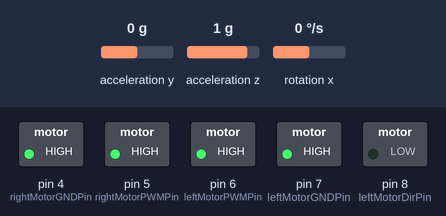
A sketch run on a simulated Arduino Uno, built with avr-gcc and run on an emulated ATmega328P. Parts: switched loads named in the sketch (green lamp = pin HIGH). The inputs (shaded band) are chosen by the test bench; at power-on: acceleration y 0 g, rotation x 0 °/s, acceleration z 1 g. Random numbers use the default seed unless the sketch sets one; what the sketch prints to the serial monitor is not drawn.

Above: at 2.9 s.
3.0 s: acceleration y set to -0.2 g
At 4.5 s:
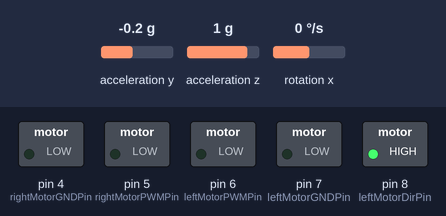
4.9 s: rotation x set to 100 °/s
At 5.3 s:
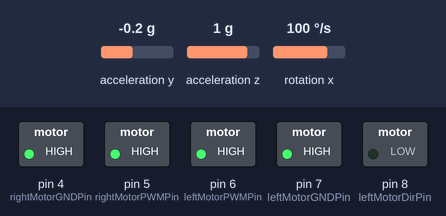
7.9 s: acceleration z set to 0.2 g
10.3 s: acceleration z set to -0.1 g
At 11.3 s:
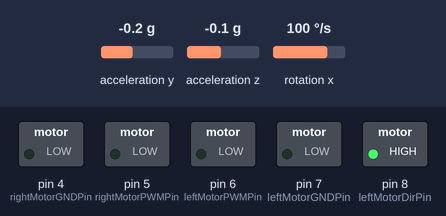
12.3 s: acceleration y set to 0.8 g
At 13.8 s:
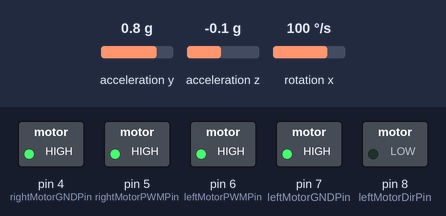
Timing chart, 0 to 14.9 s (numbered marks = the images above; inputs shaded):
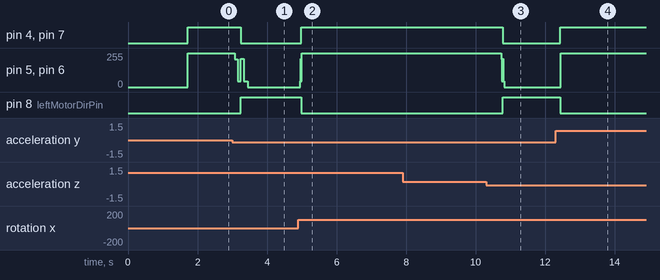

Measured:
- the behaviour switches between 0 and -0.1 g on acceleration y (found by bisection; images 0 and 1)
- the behaviour switches between 0.1 and 0 g on acceleration z (found by bisection; images 2 and 3)
- after the input at 3.0 s, pin 4 (rightMotorGNDPin), pin 7 (leftMotorGNDPin): HIGH → LOW after 0.24 s; pin 8 (leftMotorDirPin): LOW → HIGH after 0.24 s
- after the input at 4.9 s, pin 4 (rightMotorGNDPin), pin 7 (leftMotorGNDPin): LOW → HIGH after 0.08 s; pin 5 (rightMotorPWMPin), pin 6 (leftMotorPWMPin): 0/255 → 255/255 after 0.06 s; pin 8 (leftMotorDirPin): HIGH → LOW after 0.08 s
- after the input at 10.3 s, pin 4 (rightMotorGNDPin), pin 7 (leftMotorGNDPin): HIGH → LOW after 0.48 s; pin 5 (rightMotorPWMPin), pin 6 (leftMotorPWMPin): 255/255 → 0/255 after 0.44 s; pin 8 (leftMotorDirPin): LOW → HIGH after 0.48 s
- after the input at 12.3 s, pin 4 (rightMotorGNDPin), pin 7 (leftMotorGNDPin): LOW → HIGH after 0.14 s; pin 5 (rightMotorPWMPin), pin 6 (leftMotorPWMPin): 0/255 → 255/255 after 0.15 s; pin 8 (leftMotorDirPin): HIGH → LOW after 0.14 s

The sketch:

balancing_robot.ino
```cpp
#include "MPU6050.h"

#include "math.h"

/******************************************************************

Network Configuration - customized per network

******************************************************************/

const int PatternCount = 2;

const int InputNodes = 1;

const int HiddenNodes = 3;

const int OutputNodes = 1;

const float LearningRate = 0.3;

const float Momentum = 0.9;

const float InitialWeightMax = 0.5;

const float Success = 0.0015;

float Input[PatternCount][InputNodes] = {

    {0}, // left lean

    {1} // right lean

    // { -1} // left lean

    // { 0, 1, 1, 0 }, // LIGHT ON LEFT AND RIGHT

    // { 0, 1, 0, 0 }, // LIGHT ON LEFT

    // { 1, 1, 1, 0 }, // LIGHT ON TOP, LEFT, and RIGHT

};

const float Target[PatternCount][OutputNodes] = {

    {
        0,
    }, // left lean

    {
        1,
    } // right lean

    //{ -1, } // movement on left

    // { 0.65, 0.55 }, //LEFT MOTOR SLOW

    // { 0.75, 0.5 }, //LEFT MOTOR FASTER

};

/******************************************************************

End Network Configuration

******************************************************************/

int i, j, p, q, r;

int ReportEvery1000;

int RandomizedIndex[PatternCount];

long TrainingCycle;

float Rando;

float Error = 2;

float Accum;

float Hidden[HiddenNodes];

float Output[OutputNodes];

float HiddenWeights[InputNodes + 1][HiddenNodes];

float OutputWeights[HiddenNodes + 1][OutputNodes];

float HiddenDelta[HiddenNodes];

float OutputDelta[OutputNodes];

float ChangeHiddenWeights[InputNodes + 1][HiddenNodes];

float ChangeOutputWeights[HiddenNodes + 1][OutputNodes];

#define leftMotorPWMPin 6
#define leftMotorDirPin 8
#define leftMotorGNDPin 7


#define rightMotorPWMPin 5
#define rightMotorDirPin 3
#define rightMotorGNDPin 4

#define sampleTime 0.005

MPU6050 mpu;

int16_t accY, accZ, gyroX;

int motorPower, gyroRate;

float accAngle, gyroAngle, currentAngle, prevAngle = 0, error, prevError = 0, errorSum = 0;

byte count = 0;

long previousMillis = 0;

unsigned long currentMillis;

long loopTimer = 4;

void setMotors(int leftMotorSpeed, int rightMotorSpeed)
{

    // Serial.print("leftMotorSpeed= ");Serial.print(leftMotorSpeed); Serial.print("rightMotorSpeed= ");Serial.println(rightMotorSpeed);

    if (leftMotorSpeed >= 0)
    {

        analogWrite(leftMotorPWMPin, leftMotorSpeed);

        digitalWrite(leftMotorDirPin, LOW);
        digitalWrite(leftMotorGNDPin, HIGH); // added later
    }

    else
    { // if leftMotorSpeed is < 0 then set dir to reverse

        analogWrite(leftMotorPWMPin, 255 + leftMotorSpeed);

        digitalWrite(leftMotorDirPin, HIGH);
        digitalWrite(leftMotorGNDPin, LOW); // added later
    }

    if (rightMotorSpeed >= 0)
    {

        analogWrite(rightMotorPWMPin, rightMotorSpeed);

        digitalWrite(rightMotorDirPin, LOW);
        digitalWrite(rightMotorGNDPin, HIGH); // added later
    }

    else
    {

        analogWrite(rightMotorPWMPin, 255 + rightMotorSpeed);

        digitalWrite(rightMotorDirPin, HIGH);
        digitalWrite(rightMotorGNDPin, LOW); // added later
    }
}

void setup()
{

    Serial.begin(115200);

    Serial.println("Starting program");

    randomSeed(analogRead(A1)); // Collect a random ADC sample for Randomization.

    ReportEvery1000 = 1;

    for (p = 0; p < PatternCount; p++)
    {

        RandomizedIndex[p] = p;
    }

    Serial.println("do train_nn");

    train_nn();

    delay(1000);

    // set the motor control and PWM pins to output mode

    pinMode(leftMotorPWMPin, OUTPUT);
    pinMode(leftMotorDirPin, OUTPUT);
    pinMode(leftMotorGNDPin, OUTPUT);

    pinMode(rightMotorPWMPin, OUTPUT);
    pinMode(rightMotorPWMPin, OUTPUT);
    pinMode(rightMotorGNDPin, OUTPUT);


    // initialize the MPU6050 and set offset values

    mpu.initialize();

    mpu.setYAccelOffset(-762); // from calibration routine

    mpu.setZAccelOffset(646);

    mpu.setXAccelOffset(-5484);

    mpu.setXGyroOffset(-1);
    mpu.setYGyroOffset(24);
    mpu.setZGyroOffset(-8);

    Serial.print("End Initialize MPU at: ");
    Serial.println(millis());
}

///////////////

// main loop /

/////////////

void loop()
{

    drive_nn();
}

//////////////////////////////////////////////////////////////////////////////////////////////////////////////

//////////////////////////////////////////////////////////////////////////////////////////////////////////////

// USES TRAINED NEURAL NETWORK TO DRIVE ROBOT

void drive_nn()

{

    Serial.println("Running NN Drive ");

    while (Error < Success)
    {

        currentMillis = millis();

        float TestInput[] = {0, 0};

        if (currentMillis - previousMillis > loopTimer)
        { // do calculation every 5 or more milliseconds

            Serial.print("currentMillis= ");
            Serial.println(currentMillis);

            ////////////////////////////////////////

            // calculate the angle of inclination //

            ////////////////////////////////////////

            accY = mpu.getAccelerationY();

            accZ = mpu.getAccelerationZ();

            gyroX = mpu.getRotationX();

            accAngle = atan2(accY, accZ) * RAD_TO_DEG;

            gyroRate = map(gyroX, -32768, 32767, -250, 250);

            gyroAngle = (float)gyroRate * sampleTime;

            ///////////////////////////////////////////////////////////////////

            // complementary filter ///////////////////////////////////////////

            //////////////////////////////////////////////////////////////////

            currentAngle = 0.9934 * (prevAngle + gyroAngle) + 0.0066 * (accAngle);

            // Serial.print("currentAngle= ");Serial.print(currentAngle);Serial.print(" error=");Serial.println(error);

            // error = currentAngle - targetAngle; // not used

            float nnInput = currentAngle;

            // Serial.print(" nnInput=");Serial.println(nnInput);

            nnInput = map(nnInput, -30, 30, 0, 100); // map tilt angle range to 0 to 100

            TestInput[0] = float(nnInput) / 100; // convert to 0 to 1

            // Serial.print("testinput=");Serial.println(TestInput[0]);

            InputToOutput(TestInput[0]); // INPUT to ANN to obtain OUTPUT

            // Serial.print("output=");Serial.println(Output[0]);

            ///////////////////////////////////////////

            // set motor power after constraining it //

            ///////////////////////////////////////////

            motorPower = Output[0] * 100; // convert from 0 to 1

            // if (motorPower < 50) motorPower = motorPower * -1;

            motorPower = map(motorPower, 0, 100, -300, 300);

            motorPower = motorPower + (motorPower * 6.0); // need multiplier to get wheels spinning fast enough when close to balance point

            // Serial.print("motorPower=");Serial.println(motorPower);

            motorPower = constrain(motorPower, -255, 255);

            prevAngle = currentAngle;

            previousMillis = currentMillis;

        } // end millis loop

        // if (abs(error) > 30) motorPower = 0; // if fall over then shut off motors

        // motorPower = motorPower + error;

        setMotors(motorPower, motorPower);
    }

} // end of drive_nn() function

// DISPLAYS INFORMATION WHILE TRAINING

void toTerminal()

{

    for (p = 0; p < PatternCount; p++)
    {

        Serial.println();

        Serial.print(" Training Pattern: ");

        Serial.println(p);

        Serial.print(" Input ");

        for (i = 0; i < InputNodes; i++)
        {

            Serial.print(Input[p][i], DEC);

            Serial.print(" ");
        }

        Serial.print(" Target ");

        for (i = 0; i < OutputNodes; i++)
        {

            Serial.print(Target[p][i], DEC);

            Serial.print(" ");
        }

        /******************************************************************

        Compute hidden layer activations

        ******************************************************************/

        for (i = 0; i < HiddenNodes; i++)
        {

            Accum = HiddenWeights[InputNodes][i];

            for (j = 0; j < InputNodes; j++)
            {

                Accum += Input[p][j] * HiddenWeights[j][i];
            }

            Hidden[i] = 1.0 / (1.0 + exp(-Accum)); // activation function
        }

        /******************************************************************

        Compute output layer activations and calculate errors

        ******************************************************************/

        for (i = 0; i < OutputNodes; i++)
        {

            Accum = OutputWeights[HiddenNodes][i];

            for (j = 0; j < HiddenNodes; j++)
            {

                Accum += Hidden[j] * OutputWeights[j][i];
            }

            Output[i] = 1.0 / (1.0 + exp(-Accum));
        }

        Serial.print(" Output ");

        for (i = 0; i < OutputNodes; i++)
        {

            Serial.print(Output[i], 5);

            Serial.print(" ");
        }
    }
}

void InputToOutput(float In1)

{

    float TestInput[] = {0};

    TestInput[0] = In1;

    // TestInput[1] = In2; // not used

    // TestInput[2] = In3; // not used

    // TestInput[3] = In4; // not used

    /******************************************************************

    Compute hidden layer activations

    ******************************************************************/

    for (i = 0; i < HiddenNodes; i++)
    {

        Accum = HiddenWeights[InputNodes][i];

        for (j = 0; j < InputNodes; j++)
        {

            Accum += TestInput[j] * HiddenWeights[j][i];
        }

        Hidden[i] = 1.0 / (1.0 + exp(-Accum));
    }

    /******************************************************************

    Compute output layer activations and calculate errors

    ******************************************************************/

    for (i = 0; i < OutputNodes; i++)
    {

        Accum = OutputWeights[HiddenNodes][i];

        for (j = 0; j < HiddenNodes; j++)
        {

            Accum += Hidden[j] * OutputWeights[j][i];
        }

        Output[i] = 1.0 / (1.0 + exp(-Accum));
    }

    //#ifdef DEBUG

    Serial.print(" Output ");

    for (i = 0; i < OutputNodes; i++)
    {

        Serial.print(Output[i], 5);

        Serial.print(" ");
    }

    //#endif
}

// TRAINS THE NEURAL NETWORK

void train_nn()
{

    /******************************************************************

    Initialize HiddenWeights and ChangeHiddenWeights

    ******************************************************************/

    int prog_start = 0;

    Serial.println("start training...");

    // digitalWrite(LEDYEL, LOW);

    for (i = 0; i < HiddenNodes; i++)
    {

        for (j = 0; j <= InputNodes; j++)
        {

            ChangeHiddenWeights[j][i] = 0.0;

            Rando = float(random(100)) / 100;

            HiddenWeights[j][i] = 2.0 * (Rando - 0.5) * InitialWeightMax;
        }
    }

    // digitalWrite(LEDYEL, HIGH);

    /******************************************************************

    Initialize OutputWeights and ChangeOutputWeights

    ******************************************************************/

    // digitalWrite(LEDRED, LOW);

    for (i = 0; i < OutputNodes; i++)
    {

        for (j = 0; j <= HiddenNodes; j++)
        {

            ChangeOutputWeights[j][i] = 0.0;

            Rando = float(random(100)) / 100;

            OutputWeights[j][i] = 2.0 * (Rando - 0.5) * InitialWeightMax;
        }
    }

    // digitalWrite(LEDRED, HIGH);

    // SerialUSB.println("Initial/Untrained Outputs: ");

    // toTerminal();

    /******************************************************************

    Begin training

    ******************************************************************/

    for (TrainingCycle = 1; TrainingCycle < 2147483647; TrainingCycle++)
    {

        /******************************************************************

        Randomize order of training patterns

        ******************************************************************/

        for (p = 0; p < PatternCount; p++)
        {

            q = random(PatternCount);

            r = RandomizedIndex[p];

            RandomizedIndex[p] = RandomizedIndex[q];

            RandomizedIndex[q] = r;
        }

        Error = 0.0;

        /******************************************************************

        Cycle through each training pattern in the randomized order

        ******************************************************************/

        for (q = 0; q < PatternCount; q++)
        {

            p = RandomizedIndex[q];

            /******************************************************************

            Compute hidden layer activations

            ******************************************************************/

            // digitalWrite(LEDYEL, LOW);

            for (i = 0; i < HiddenNodes; i++)
            {

                Accum = HiddenWeights[InputNodes][i];

                for (j = 0; j < InputNodes; j++)
                {

                    Accum += Input[p][j] * HiddenWeights[j][i];
                }

                Hidden[i] = 1.0 / (1.0 + exp(-Accum));
            }

            // digitalWrite(LEDYEL, HIGH);

            /******************************************************************

            Compute output layer activations and calculate errors

            ******************************************************************/

            // digitalWrite(LEDRED, LOW);

            for (i = 0; i < OutputNodes; i++)
            {

                Accum = OutputWeights[HiddenNodes][i];

                for (j = 0; j < HiddenNodes; j++)
                {

                    Accum += Hidden[j] * OutputWeights[j][i];
                }

                Output[i] = 1.0 / (1.0 + exp(-Accum));

                OutputDelta[i] = (Target[p][i] - Output[i]) * Output[i] * (1.0 - Output[i]);

                Error += 0.5 * (Target[p][i] - Output[i]) * (Target[p][i] - Output[i]);
            }

            // Serial.println(Output[0]*100);

            // digitalWrite(LEDRED, HIGH);

            /******************************************************************

            Backpropagate errors to hidden layer

            ******************************************************************/

            // digitalWrite(LEDYEL, LOW);

            for (i = 0; i < HiddenNodes; i++)
            {

                Accum = 0.0;

                for (j = 0; j < OutputNodes; j++)
                {

                    Accum += OutputWeights[i][j] * OutputDelta[j];
                }

                HiddenDelta[i] = Accum * Hidden[i] * (1.0 - Hidden[i]);
            }

            // digitalWrite(LEDYEL, HIGH);

            /******************************************************************

            Update Inner-->Hidden Weights

            ******************************************************************/

            // digitalWrite(LEDRED, LOW);

            for (i = 0; i < HiddenNodes; i++)
            {

                ChangeHiddenWeights[InputNodes][i] = LearningRate * HiddenDelta[i] + Momentum * ChangeHiddenWeights[InputNodes][i];

                HiddenWeights[InputNodes][i] += ChangeHiddenWeights[InputNodes][i];

                for (j = 0; j < InputNodes; j++)
                {

                    ChangeHiddenWeights[j][i] = LearningRate * Input[p][j] * HiddenDelta[i] + Momentum * ChangeHiddenWeights[j][i];

                    HiddenWeights[j][i] += ChangeHiddenWeights[j][i];
                }
            }

            // digitalWrite(LEDRED, HIGH);

            /******************************************************************

            Update Hidden-->Output Weights

            ******************************************************************/

            // digitalWrite(LEDYEL, LOW);

            for (i = 0; i < OutputNodes; i++)
            {

                ChangeOutputWeights[HiddenNodes][i] = LearningRate * OutputDelta[i] + Momentum * ChangeOutputWeights[HiddenNodes][i];

                OutputWeights[HiddenNodes][i] += ChangeOutputWeights[HiddenNodes][i];

                for (j = 0; j < HiddenNodes; j++)
                {

                    ChangeOutputWeights[j][i] = LearningRate * Hidden[j] * OutputDelta[i] + Momentum * ChangeOutputWeights[j][i];

                    OutputWeights[j][i] += ChangeOutputWeights[j][i];
                }
            }

            // digitalWrite(LEDYEL, HIGH);
        }

        /******************************************************************

        Every 100 cycles send data to terminal for display and draws the graph on OLED

        ******************************************************************/

        ReportEvery1000 = ReportEvery1000 - 1;

        if (ReportEvery1000 == 0)

        {

            int graphNum = TrainingCycle / 100;

            int graphE1 = Error * 1000;

            int graphE = map(graphE1, 3, 80, 47, 0);

            Serial.print("TrainingCycle: ");

            Serial.print(TrainingCycle);

            Serial.print(" Error = ");

            Serial.println(Error, 5);

            toTerminal();

            if (TrainingCycle == 1)

            {

                ReportEvery1000 = 99;
            }

            else

            {

                ReportEvery1000 = 100;
            }
        }

        /******************************************************************

        If error rate is less than pre-determined threshold then end

        ******************************************************************/

        if (Error < Success)
            break;
    }
}
```
